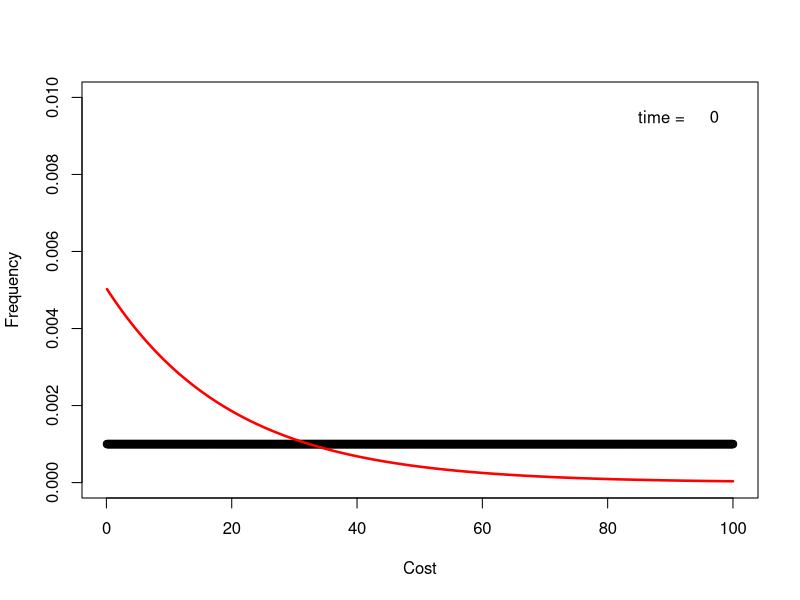
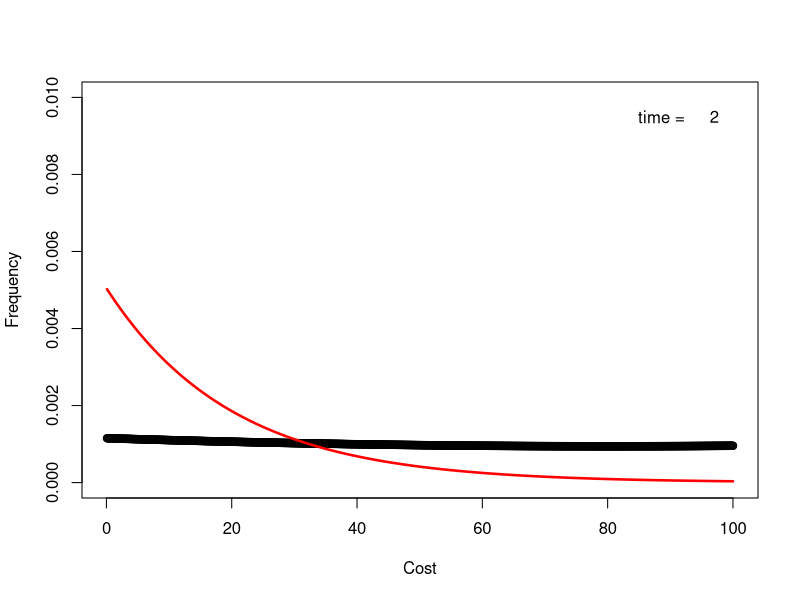
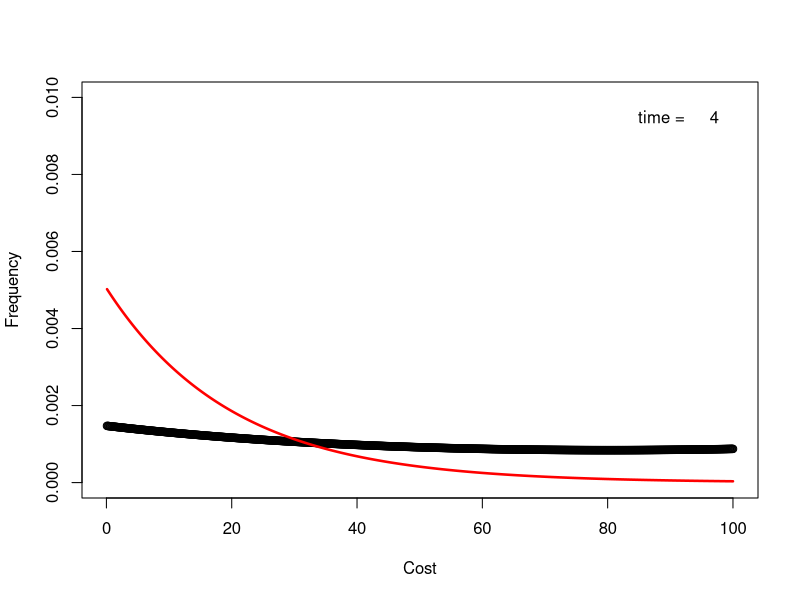
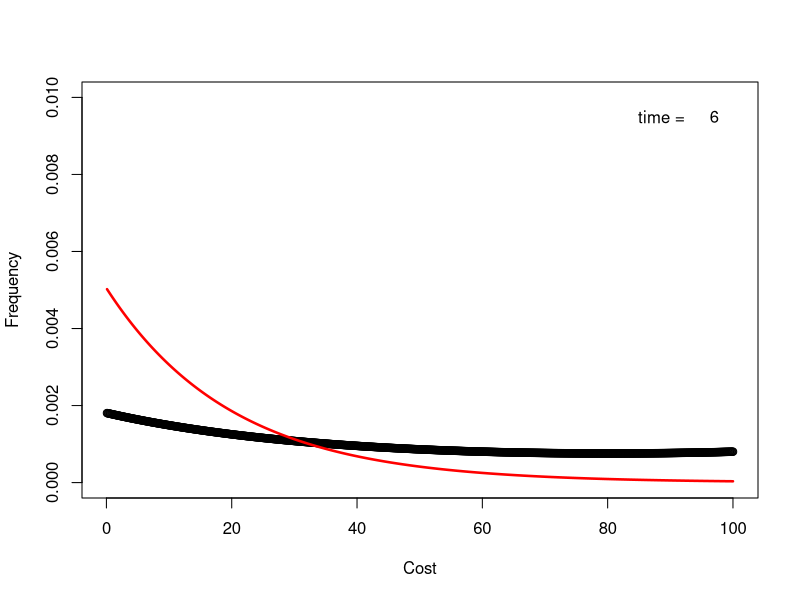
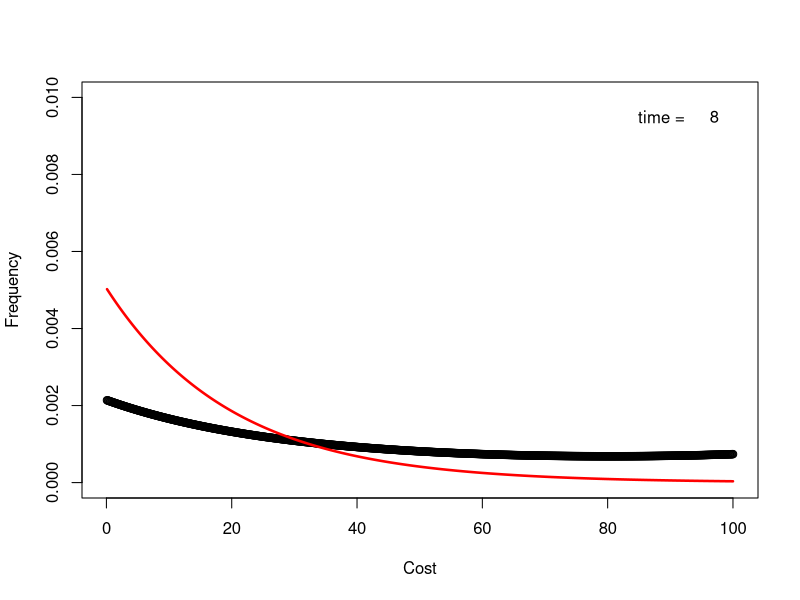
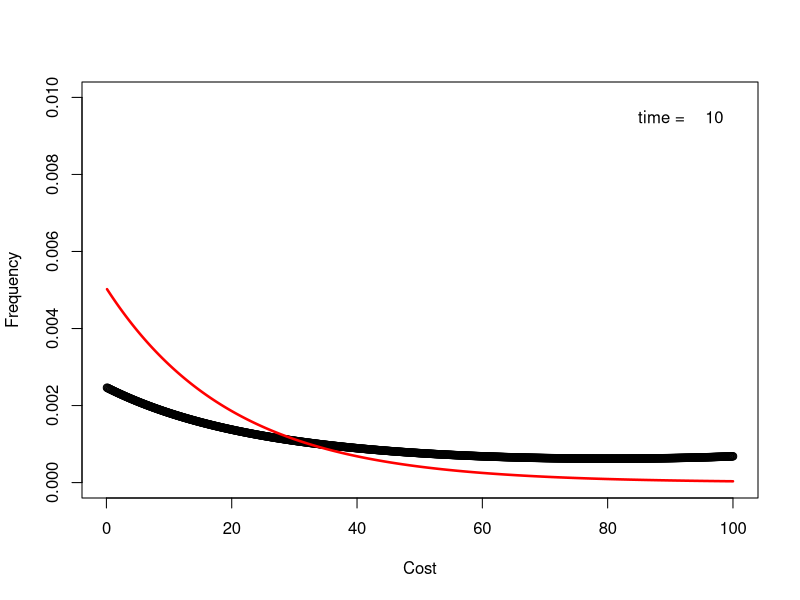
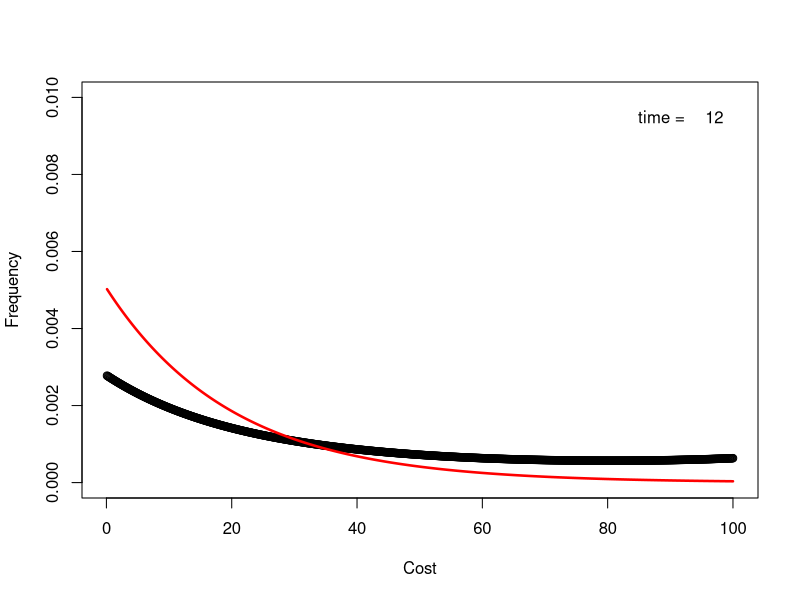
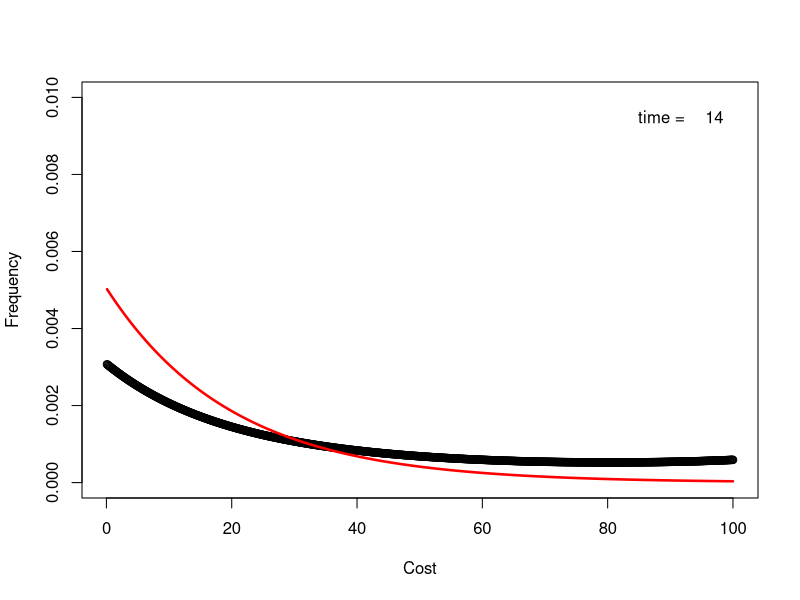

Recreate these plots in R, in order.
kmax=1000                  #when *dx will get largest length
dx=0.1                     #amount of each step, allows more accuracy of strategies
A=matrix(0,kmax,kmax)      #the payoff matrix: the result of what happens when x faces y
V=20                       #amount you get from winning
numI = 150                 #number of iterations
d=.5                       #amount of population that dies each round
tplot=2

xAxis=numeric(kmax)

for(i in 1:kmax)
{
  xAxis[i]=i/10
}

pauseit <- function(x) { p1 <- proc.time() 
                         Sys.sleep(x) 
                         proc.time() - p1
}

#Everything is added by kmax*dx to ensure that there are no negatives
for(x in 1:kmax)
{
  #my strategy is x; my opponents is y
  
  #the cases when y<x meaning that x won after y rounds
  for(y in 1:x)
  {
    if(y==x){}
    else
    {
      A[x,y]=V-y*dx+kmax*dx
    }
    
  }
  
  #the cases when y>x meaning that x lost after x rounds
  for(y in x:kmax)
  {
      #They tie meaning they split the prize
    if(y==x)
    {
      A[x,y]=V/2-x*dx+kmax*dx
    }
    else
    {
      A[x,y]=-x*dx+kmax*dx
    }
  }
}

#The Nash Equilibrium
nash=numeric(kmax)
for(i in 1:kmax)
{
  nash[i]=1/V*exp(-i*dx/V)
}

sNash = sum(nash)
for(i in 1:kmax)
{
  nash[i]=nash[i]/sNash
}

p=matrix(0,kmax,numI)
p[,1]=1/kmax

#initial plot
plot(xAxis,p[,1],ylim=c(0,.01),type="b",xlab="Cost",ylab="Frequency")
lines(xAxis,nash,col="red",lwd=2.5)  
text(89,.0095,"time = ")
text(97,.0095,"0")
pauseit(1.0)

for(i in 2:numI)
{
    #the population of a certain strategy at time i is determined by the death rate (d), previous population level, and analysis of performance of that strategy against the current population of organisms
  p[,i]=(1-d)*p[,i-1]+d*p[,i-1]*(A%*%p[,i-1])/sum(p[,i-1]*A%*%p[,i-1])
  
  if(i%%tplot==0)
  {
    plot(xAxis,p[,i],ylim=c(0,.01),type="b",xlab="Cost",ylab="Frequency")
    lines(xAxis,nash,col="red",lwd=2.5)  
    text(89,.0095,"time = ")
    text(97,.0095,i)
    pauseit(0.05)
  }
}
